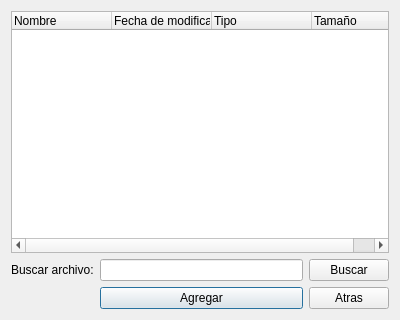
<?xml version="1.0" encoding="UTF-8"?>
<ui version="4.0">
 <class>Dialog</class>
 <widget class="QDialog" name="Dialog">
  <property name="geometry">
   <rect>
    <x>0</x>
    <y>0</y>
    <width>400</width>
    <height>320</height>
   </rect>
  </property>
  <property name="windowTitle">
   <string>Seleccion de archivo</string>
  </property>
  <layout class="QGridLayout" name="gridLayout">
   <item row="3" column="0">
    <widget class="QLabel" name="label">
     <property name="text">
      <string>Buscar archivo:</string>
     </property>
    </widget>
   </item>
   <item row="3" column="1">
    <widget class="QLineEdit" name="Rutas">
     <property name="text">
      <string/>
     </property>
    </widget>
   </item>
   <item row="0" column="0" colspan="3">
    <widget class="QTreeWidget" name="Directorio">
     <column>
      <property name="text">
       <string>Nombre</string>
      </property>
     </column>
     <column>
      <property name="text">
       <string>Fecha de modificacion </string>
      </property>
     </column>
     <column>
      <property name="text">
       <string>Tipo</string>
      </property>
     </column>
     <column>
      <property name="text">
       <string>Tamaño</string>
      </property>
     </column>
    </widget>
   </item>
   <item row="6" column="1">
    <widget class="QPushButton" name="Adds">
     <property name="text">
      <string>Agregar</string>
     </property>
    </widget>
   </item>
   <item row="3" column="2">
    <widget class="QPushButton" name="Buscar">
     <property name="text">
      <string>Buscar</string>
     </property>
    </widget>
   </item>
   <item row="6" column="2">
    <widget class="QPushButton" name="Atras">
     <property name="text">
      <string>Atras</string>
     </property>
    </widget>
   </item>
  </layout>
 </widget>
 <resources/>
 <connections/>
</ui>
